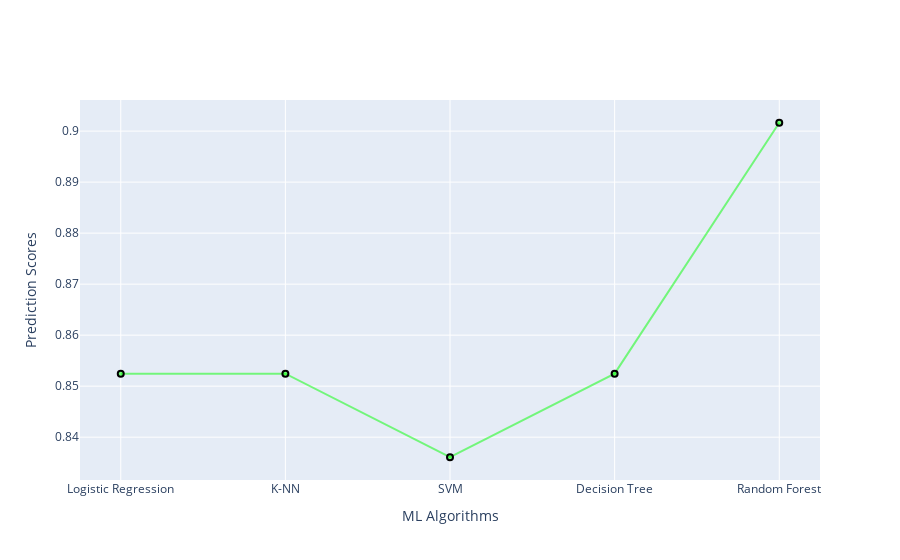

The code cell stored with this chart in its notebook:
### Code cell
scores=[LRscore,KNNscore,SVMscore,DTCscore,RFCscore]
AlgorthmsName=["Logistic Regression","K-NN","SVM","Decision Tree", "Random Forest"]

#create traces

trace1 = go.Scatter(
    x = AlgorthmsName,
    y= scores,
    name='Algortms Name',
    marker =dict(color='rgba(0,255,0,0.5)',
               line =dict(color='rgb(0,0,0)',width=2)),
                text=AlgorthmsName
)
data = [trace1]

layout = go.Layout(barmode = "group",
                  xaxis= dict(title= 'ML Algorithms',ticklen= 5,zeroline= False),
              yaxis= dict(title= 'Prediction Scores',ticklen= 5,zeroline= False))
fig = go.Figure(data = data, layout = layout)
iplot(fig)

### Figure 1 — Plotly figure (JSON) as saved in the notebook; plotly's stock layout.template omitted (floating-point values rounded to 4 significant figures)
{"data": [{"marker": {"color": "rgba(0,255,0,0.5)", "line": {"color": "rgb(0,0,0)", "width": 2}}, "name": "Algortms Name", "text": ["Logistic Regression", "K-NN", "SVM", "Decision Tree", "Random Forest"], "type": "scatter", "x": ["Logistic Regression", "K-NN", "SVM", "Decision Tree", "Random Forest"], "y": [0.8525, 0.8525, 0.8361, 0.8525, 0.9016]}], "layout": {"barmode": "group", "xaxis": {"ticklen": 5, "title": {"text": "ML Algorithms"}, "zeroline": false}, "yaxis": {"ticklen": 5, "title": {"text": "Prediction Scores"}, "zeroline": false}}}
